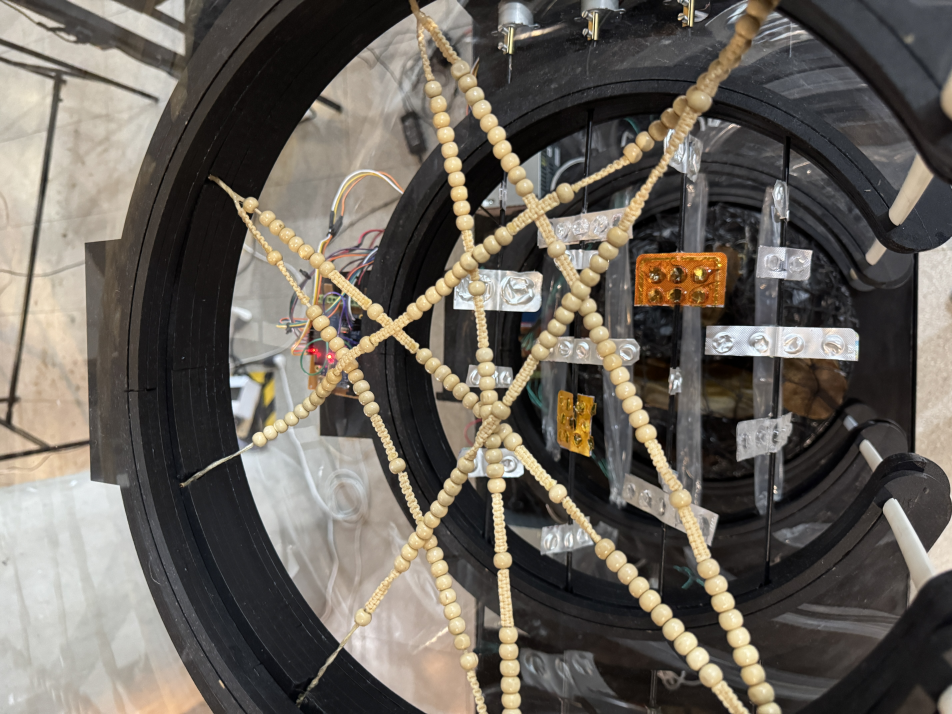
#> input picture media/homo-hamatus/hh-017.JPG, 5712 x 4284 px, given in place of hh-000.JPG, which was not available (shown at 1/6 size)
$ python fotos.py
#> lines starting #> are read from the running program, lines starting #| are printed output that depends on the picture
# Prepara las fotos de Homo Hamatus para la carta hamatus: recorte, versión
# color en WebP y versión tramada (4 tonos, tramado ordenado, a mitad de
# resolución) en PNG, algunas con corrimiento de franjas; y la original, sin
# recortar ni intervenir (hasta 2000 px), para el visor.
# Uso, desde la raíz del repositorio: python3 src/cartas/hamatus/herramientas/fotos.py
# Lee los originales de media/homo-hamatus/ y escribe en
# public/curso01/subcursos/curso003/medios/fotos/.

import sys, os
import numpy as np
from PIL import Image, ImageOps, ImageEnhance

SRC = 'media/homo-hamatus'
OUT = 'public/curso01/subcursos/curso003/medios/fotos'
os.makedirs(OUT, exist_ok=True)

# nombre de salida: (archivo, recorte relativo (x0,y0,x1,y1), ancho final, corrimiento)
FOTOS = {
  'hh-torre':        ('hh-000.JPG', (0.0, 0.03, 1.0, 0.93), 900, False),
  'hh-electronica':  ('hh-004.JPG', (0.0, 0.10, 1.0, 0.85), 900, True),
  'hh-anillos':      ('hh-006.JPG', (0.0, 0.0, 1.0, 0.75), 900, False),
  'hh-redes':        ('hh-009.JPG', (0.0, 0.05, 1.0, 0.95), 900, True),
  'hh-ganchos':      ('hh-007.JPG', (0.0, 0.0, 1.0, 0.70), 900, False),
  'hh-libro':        ('hh-011-bitacora.JPG', (0.30, 0.25, 1.0, 1.0), 900, False),
  'hh-especimen':    ('hh-015-bitacora3.JPG', (0.05, 0.40, 0.95, 1.0), 900, False),
  'hh-cenital':      ('hh-021.JPG', (0.05, 0.0, 0.95, 1.0), 1000, True),
  'hh-estrella':     ('hh-016.JPG', (0.0, 0.10, 1.0, 0.85), 900, False),
  'hh-fondo':        ('hh-019.JPG', (0.0, 0.15, 1.0, 0.90), 900, False),
  'hh-sala':         ('hh-013.JPG', (0.0, 0.0, 1.0, 0.85), 900, False),
  'hh-perfil':       ('hh-012.JPG', (0.0, 0.05, 1.0, 0.95), 900, False),
}

# Paleta de cuatro tonos: tinta, pizarra, gris azulado y papel.
PALETA = np.array([[27, 31, 39], [74, 85, 99], [154, 166, 178], [236, 233, 226]], dtype=np.float32)
BAYER = np.array([[0, 8, 2, 10], [12, 4, 14, 6], [3, 11, 1, 9], [15, 7, 13, 5]], dtype=np.float32) / 16 - 0.5

def trama(im, celda=2):
    g = ImageOps.autocontrast(im.convert('L'), cutoff=1)
    w, h = g.size
    chica = g.resize((w // celda, h // celda), Image.LANCZOS)
    a = np.asarray(chica, dtype=np.float32) / 255
    a = np.clip((a - 0.5) * 1.15 + 0.5, 0, 1)
    n = len(PALETA) - 1
    umbral = np.tile(BAYER, (a.shape[0] // 4 + 1, a.shape[1] // 4 + 1))[: a.shape[0], : a.shape[1]]
    idx = np.clip(np.floor(a * n + 0.5 + umbral), 0, n).astype(int)
    rgb = PALETA[idx].astype(np.uint8)
    # A la mitad de resolución: el navegador la agranda sin suavizar.
    return Image.fromarray(rgb)

def corrimiento(im, semilla):
    # Franjas verticales que se estiran desde una fila: la falla de una pantalla.
    rng = np.random.default_rng(semilla)
    a = np.asarray(im).copy()
    h, w = a.shape[:2]
    for _ in range(7):
        x0 = int(rng.integers(0, w - 40)); ancho = int(rng.integers(12, max(13, w // 9)))
        y = int(rng.integers(h // 6, h - h // 6)); largo = int(rng.integers(h // 8, h // 3))
        a[y:y + largo, x0:x0 + ancho] = a[y, x0:x0 + ancho]
    for _ in range(4):
        y0 = int(rng.integers(0, h - 20)); alto = int(rng.integers(4, 26)); d = int(rng.integers(-60, 60))
        a[y0:y0 + alto] = np.roll(a[y0:y0 + alto], d, axis=1)
    return Image.fromarray(a)

for i, (nombre, (archivo, (x0, y0, x1, y1), ancho, glitch)) in enumerate(FOTOS.items()):
    im = ImageOps.exif_transpose(Image.open(f'{SRC}/{archivo}')).convert('RGB')
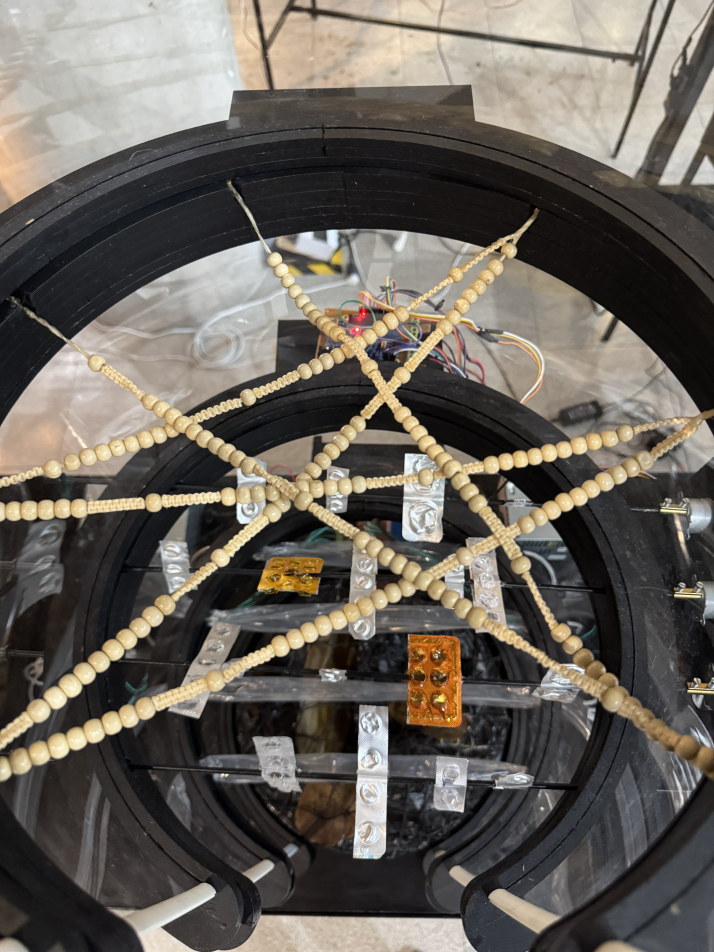
#> im: PIL image 4284x5712 RGB (shown at 1/6 size); mean R, G, B 105.1, 99.2, 91.5
    original = im.copy(); original.thumbnail((2000, 2000), Image.LANCZOS)
    original.save(f'{OUT}/{nombre}-original.webp', quality=76, method=6)
    W, H = im.size
#> W = 4284; H = 5712
    im = im.crop((int(x0 * W), int(y0 * H), int(x1 * W), int(y1 * H)))
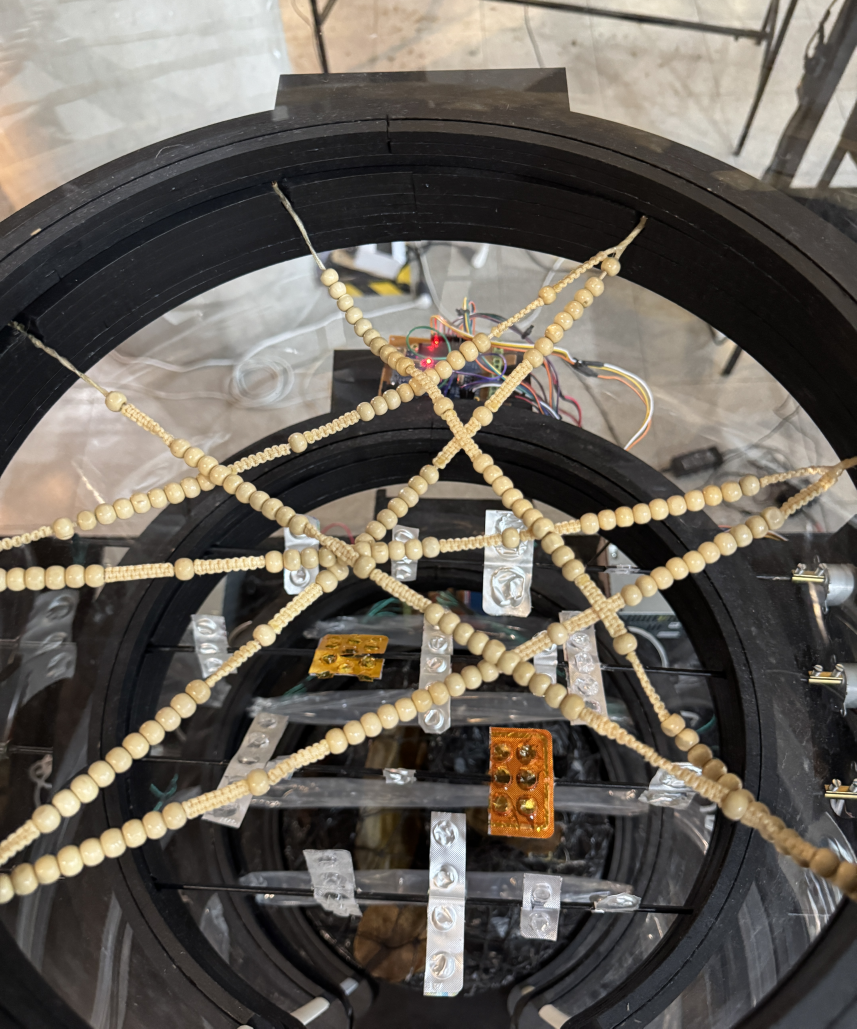
#> im: PIL image 4284x5141 RGB (shown at 1/5 size); mean R, G, B 103, 97, 89.1
    alto = round(ancho * im.size[1] / im.size[0])
#> alto = 1080
    im = im.resize((ancho, alto), Image.LANCZOS)
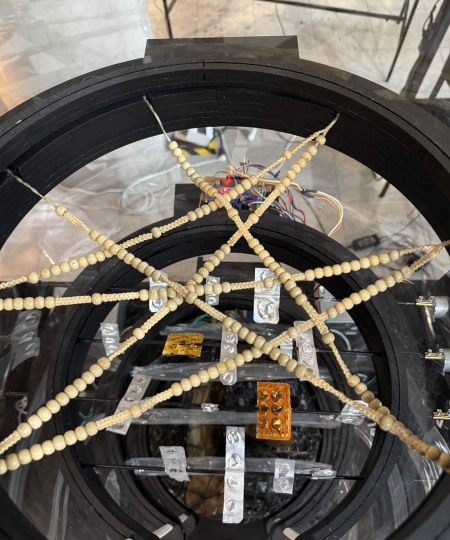
#> im: PIL image 900x1080 RGB (shown at 1/2 size); mean R, G, B 103, 97, 89.1
    im.save(f'{OUT}/{nombre}.webp', quality=72, method=6)
    t = trama(im)
#> in trama, `g = ImageOps.autocontrast(im.convert('L'), cutoff=1)`:
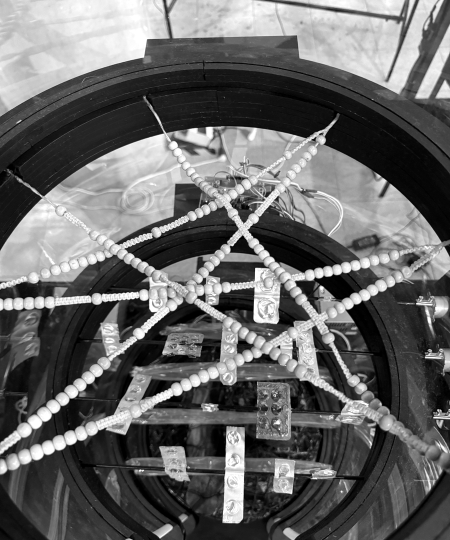
#> g: PIL image 900x1080 L (shown at 1/2 size); min 0, max 255, mean 103.6
#> in trama, `chica = g.resize((w // celda, h // celda), Image.LANCZOS)`:
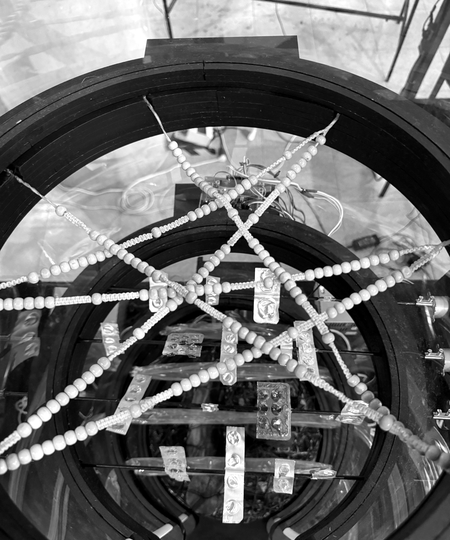
#> chica: PIL image 450x540 L; min 0, max 255, mean 103.6
#> in trama, `idx = np.clip(np.floor(a * n + 0.5 + umbral), 0, n).astype(int)`:
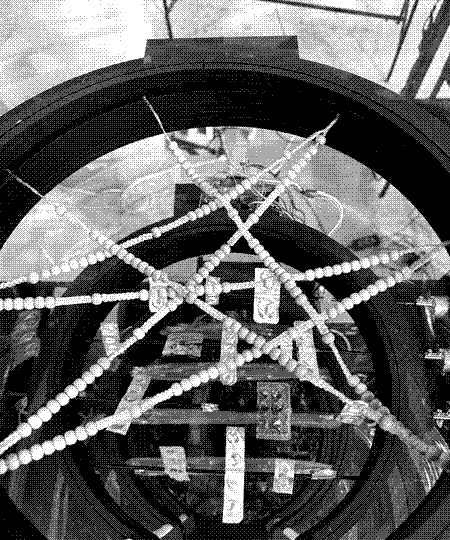
#> idx: shape (540, 450) int64; min 0, max 3, mean 1.16; drawn with min black and max white
#> in trama, `rgb = PALETA[idx].astype(np.uint8)`:
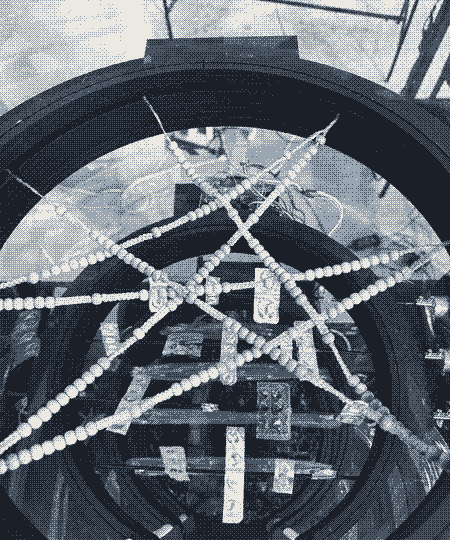
#> rgb: shape (540, 450, 3); mean of channels 0, 1, 2 99.8, 105.9, 113.5; drawn as R, G, B
    if glitch:
        t = corrimiento(t, i)
    pal = Image.new('P', (1, 1)); pal.putpalette(PALETA.astype(np.uint8).flatten().tolist() + [0] * (768 - 12))
    t.quantize(palette=pal, dither=Image.Dither.NONE).save(f'{OUT}/{nombre}-trama.png', optimize=True)
    print(nombre, im.size, os.path.getsize(f'{OUT}/{nombre}.webp') // 1024, 'KB /', os.path.getsize(f'{OUT}/{nombre}-trama.png') // 1024, 'KB')
#| hh-torre (900, 1080) 78 KB / 29 KB
#> pass 2 of the loop `for i, (nombre, (archivo, (x0, y0, x1, y1), ancho, glitch)) in enumera..`:
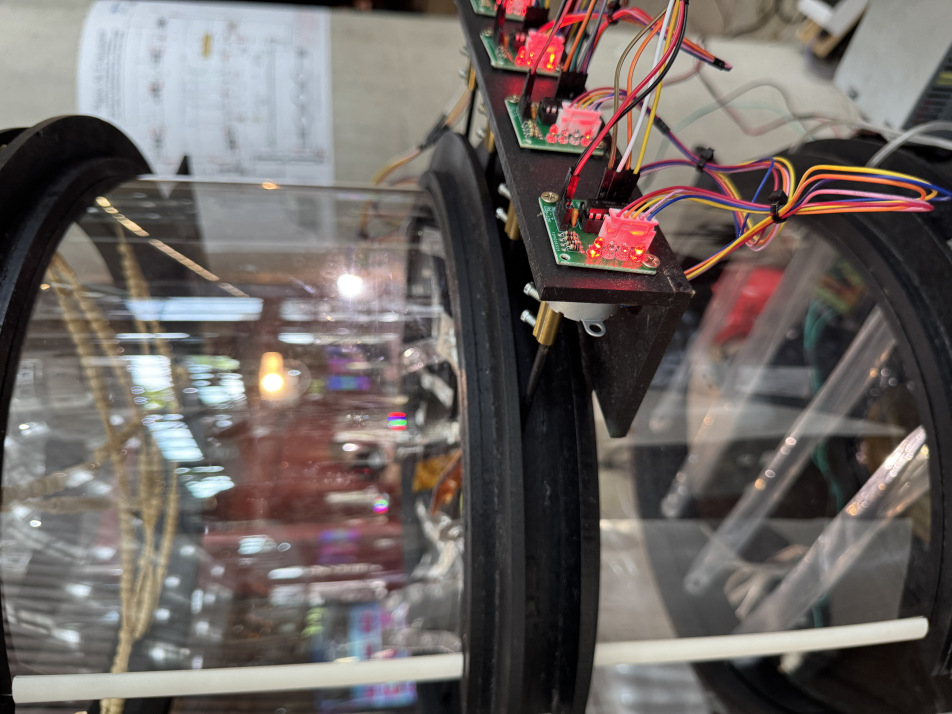
#> input picture media/homo-hamatus/hh-004.JPG, 5712 x 4284 px, found by its file name (shown at 1/6 size)
#> `im = ImageOps.exif_transpose(Image.open(f'{SRC}/{archivo}')).convert('..`:
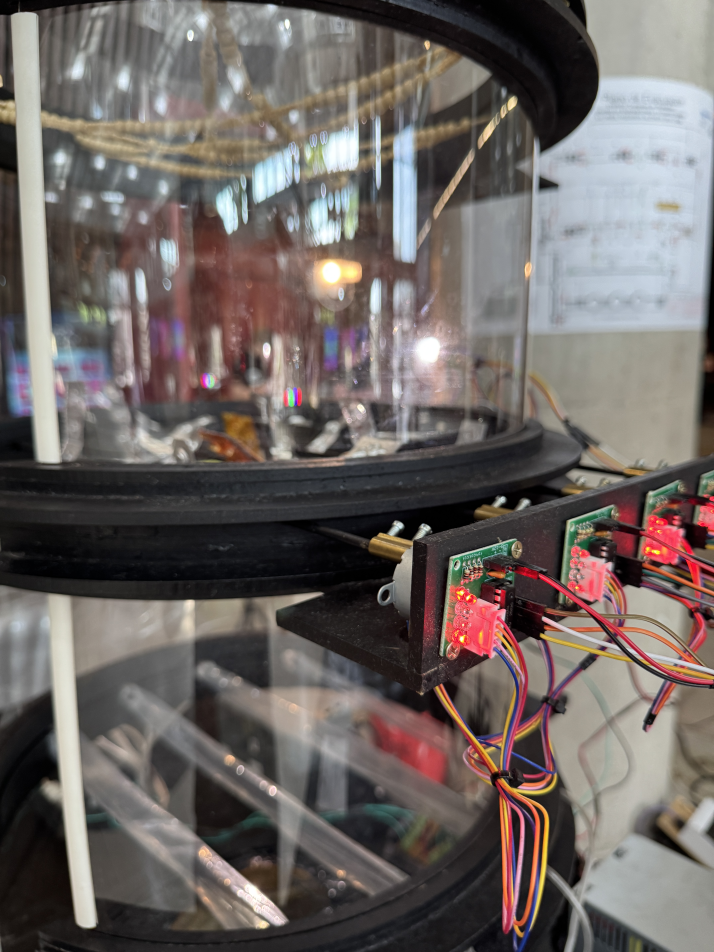
#> im: PIL image 4284x5712 RGB (shown at 1/6 size); mean R, G, B 109.6, 101.9, 99.1
#> (the run stopped early here; a loop or call above may not have finished)
